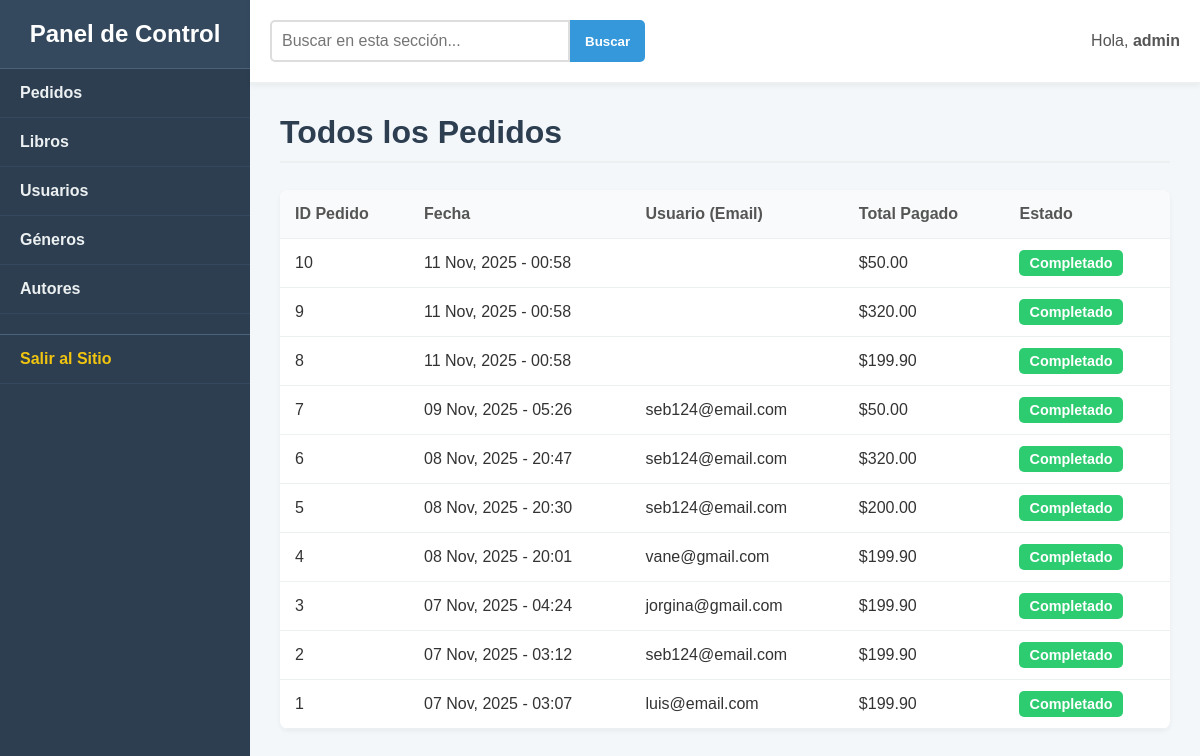
Screenshot of /dashboard/pedidos/ (signed in) with the database file from the repository.
### tienda/models.py (models this page shows, shortened)
class Pedido(models.Model):
    ESTADO_PAGO_CHOICES = [
        ('completado', 'Completado'),
        ('pendiente', 'Pendiente'),
        ('fallido', 'Fallido'),
    ]
    usuario = models.ForeignKey(User, on_delete=models.SET_NULL, null=True)
    fecha_pedido = models.DateTimeField(auto_now_add=True)
    total_pagado = models.DecimalField(max_digits=10, decimal_places=2)
    estado_pago = models.CharField(max_length=15, choices=ESTADO_PAGO_CHOICES, default='pendiente')

### dashboard/views.py (the view)
# urls.py: path('pedidos/', views.vista_ver_pedidos, name='dash_ver_pedidos'),
@login_required
@user_passes_test(es_admin)
def vista_ver_pedidos(request):
    query = request.GET.get('q')
    pedidos = Pedido.objects.all()
    if query:
        search_filter = Q()
        is_numeric_search = False
        try:
            query_int = int(query)
            search_filter |= Q(id=query_int)
            is_numeric_search = True
        except ValueError:
            pass
        try:
            query_dec = Decimal(query)
            search_filter |= Q(total_pagado=query_dec)
            is_numeric_search = True
        except InvalidOperation:
            pass
        if not is_numeric_search:
            search_filter = (
                Q(usuario__email__icontains=query) |
                Q(usuario__first_name__icontains=query) |
                Q(estado_pago__icontains=query) |
                Q(fecha_pedido__icontains=query) # Búsqueda de fecha como texto
            )
        pedidos = pedidos.filter(search_filter).order_by('-fecha_pedido').distinct()
    else:
        pedidos = pedidos.order_by('-fecha_pedido')
    contexto = {
        'pedidos': pedidos,
        'search_query': query
    }
    return render(request, 'dashboard/ver_pedidos.html', contexto)

### dashboard/views.py (called while the page is built)
def es_admin(user):
    return user.is_superuser

### templates/dashboard/ver_pedidos.html (shortened to what this page needs)
{% extends 'dashboard/dashboard_base.html' %}
{% block contenido %}
<h2>Todos los Pedidos</h2>
<div class="table-container">
    <table class="dashboard-table">
        <thead>
            <tr>
                <th>ID Pedido</th>
                <th>Fecha</th>
                <th>Usuario (Email)</th>
                <th>Total Pagado</th>
                <th>Estado</th>
            </tr>
        </thead>
        <tbody>
            {% for pedido in pedidos %}
            <tr>
                <td>{{ pedido.id }}</td>
                <td>{{ pedido.fecha_pedido|date:"d M, Y - H:i" }}</td>
                <td>{{ pedido.usuario.email }}</td>
                <td>${{ pedido.total_pagado }}</td>
                <td><span class="status-{{ pedido.estado_pago }}">{{ pedido.get_estado_pago_display }}</span></td>
            </tr>
            {% empty %}
            <tr>
                <td colspan="5">No se han encontrado pedidos.</td>
            </tr>
            {% endfor %}
        </tbody>
    </table>
</div>
{% endblock %}

### templates/dashboard/dashboard_base.html (shortened to what this page needs)
{% load static %}
<!DOCTYPE html>
<html lang="es">
<head>
    <link rel="stylesheet" href="{% static 'css/style.css' %}?v=1.2">
    <link rel="stylesheet" href="{% static 'css/dashboard.css' %}?v=1.2">
</head>
<body class="dashboard-body">
    <div class="dashboard-container">
        <aside class="dashboard-sidebar">
            <div class="sidebar-header">
                <h3>Panel de Control</h3>
            </div>
            <nav class="sidebar-nav">
                <ul>
                    <li>
                        <a href="{% url 'dash_ver_pedidos' %}">Pedidos</a>
                    </li>
                    <li>
                        <a href="{% url 'dash_ver_libros' %}">Libros</a>
                    </li>
                    <li>
                        <a href="{% url 'dash_ver_usuarios' %}">Usuarios</a>
                    </li>
                    <li>
                        <a href="{% url 'dash_ver_generos' %}">Géneros</a>
                    </li>
                    <li>
                        <a href="{% url 'dash_ver_autores' %}">Autores</a>
                    </li>
                    <li>
                        <a href="{% url 'index' %}" class="nav-external">Salir al Sitio</a>
                    </li>
                </ul>
            </nav>
        </aside>
        <main class="dashboard-main-content">
            <header class="dashboard-header">
                <form method="GET" class="search-form">
                    <input type="search" name="q" placeholder="Buscar en esta sección..." value="{{ search_query|default:'' }}">
                    <button type="submit">Buscar</button>
                </form>
                <div class="user-info-widget">
                    <span>Hola, <strong>{{ user.username }}</strong></span>
                </div>
            </header>
            <div class="content-wrapper">
                {% block contenido %}{% endblock %}
            </div>
        </main>
    </div>
</body>
</html>

### static/css/style.css (style rules this page uses)
* { box-sizing: border-box; }
body { font-family: Arial, sans-serif; margin: 0; background-color: #ffffff; color: #000; }

### static/css/dashboard.css (style rules this page uses)
.dashboard-body { background-color: #f4f7fa; color: #333; margin: 0; font-family: Arial, sans-serif; }
.dashboard-container { display: flex; min-height: 100vh; }
.dashboard-sidebar { width: 250px; background-color: #2c3e50; color: #ecf0f1; display: flex; flex-direction: column; flex-shrink: 0; }
.sidebar-header { padding: 20px; text-align: center; background-color: #34495e; border-bottom: 1px solid #4a627a; }
.sidebar-header h3 { margin: 0; color: #fff; font-size: 1.5rem; }
.sidebar-nav ul { list-style: none; padding: 0; margin: 0; }
.sidebar-nav li a { display: block; padding: 15px 20px; text-decoration: none; color: #ecf0f1; font-weight: bold; border-bottom: 1px solid #34495e; transition: background-color 0.2s ease; }
.sidebar-nav li a.nav-external { color: #f1c40f; margin-top: 20px; border-top: 1px solid #4a627a; }
.dashboard-main-content { flex-grow: 1; display: flex; flex-direction: column; }
.dashboard-header { display: flex; justify-content: space-between; align-items: center; padding: 20px; background-color: #ffffff; border-bottom: 2px solid #ecf0f1; box-shadow: 0 2px 5px rgba(0,0,0,0.05); }
.search-form { display: flex; }
.search-form input[type="search"] { padding: 10px; border: 2px solid #ddd; border-radius: 5px 0 0 5px; font-size: 1rem; min-width: 300px; }
.search-form button { padding: 10px 15px; border: none; background-color: #3498db; color: white; font-weight: bold; cursor: pointer; border-radius: 0 5px 5px 0; }
.user-info-widget { font-size: 1rem; color: #555; }
.content-wrapper { padding: 30px; flex-grow: 1; }
.content-wrapper h2 { margin-top: 0; font-size: 2rem; color: #2c3e50; border-bottom: 2px solid #ecf0f1; padding-bottom: 10px; }
.table-container { width: 100%; overflow-x: auto; background-color: #ffffff; border-radius: 8px; box-shadow: 0 2px 5px rgba(0,0,0,0.05); }
.dashboard-table { width: 100%; border-collapse: collapse; }
.dashboard-table th, .dashboard-table td { padding: 15px; text-align: left; border-bottom: 1px solid #ecf0f1; }
.dashboard-table th { background-color: #f9fafb; font-weight: bold; color: #555; }
.status-completado { background-color: #2ecc71; color: #fff; padding: 5px 10px; border-radius: 5px; font-size: 0.9rem; font-weight: bold; }

### rows the page displays
Pedido: id "10", fecha_pedido "11 Nov, 2025 - 00:58", total_pagado "50.00", estado_pago "Completado"
Pedido: id "9", fecha_pedido "11 Nov, 2025 - 00:58", total_pagado "320.00", estado_pago "Completado"
Pedido: id "8", fecha_pedido "11 Nov, 2025 - 00:58", total_pagado "199.90", estado_pago "Completado"
Pedido: id "7", fecha_pedido "09 Nov, 2025 - 05:26", usuario.email "seb124@email.com", total_pagado "50.00", estado_pago "Completado"
Pedido: id "6", fecha_pedido "08 Nov, 2025 - 20:47", usuario.email "seb124@email.com", total_pagado "320.00", estado_pago "Completado"
Pedido: id "5", fecha_pedido "08 Nov, 2025 - 20:30", usuario.email "seb124@email.com", total_pagado "200.00", estado_pago "Completado"
Pedido: id "4", fecha_pedido "08 Nov, 2025 - 20:01", usuario.email "vane@gmail.com", total_pagado "199.90", estado_pago "Completado"
Pedido: id "3", fecha_pedido "07 Nov, 2025 - 04:24", usuario.email "jorgina@gmail.com", total_pagado "199.90", estado_pago "Completado"
Pedido: id "2", fecha_pedido "07 Nov, 2025 - 03:12", usuario.email "seb124@email.com", total_pagado "199.90", estado_pago "Completado"
Pedido: id "1", fecha_pedido "07 Nov, 2025 - 03:07", usuario.email "luis@email.com", total_pagado "199.90", estado_pago "Completado"

### other values shown
{{ user.username }} "admin"
